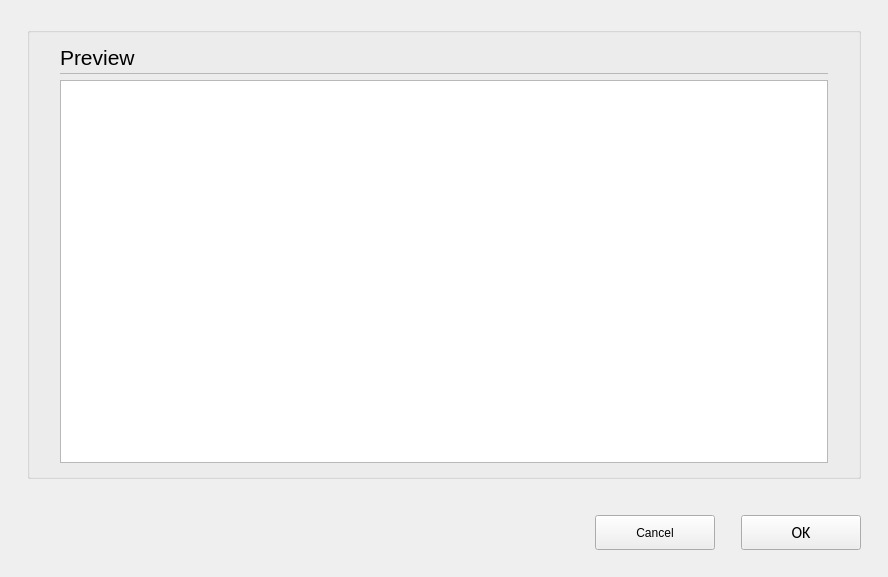
<?xml version="1.0" encoding="UTF-8"?>
<ui version="4.0">
 <class>C_SdNdeHalcConfigImportDialog</class>
 <widget class="QWidget" name="C_SdNdeHalcConfigImportDialog">
  <property name="geometry">
   <rect>
    <x>0</x>
    <y>0</y>
    <width>888</width>
    <height>577</height>
   </rect>
  </property>
  <property name="windowTitle">
   <string>C_SdNdeHalcConfigImportDialog</string>
  </property>
  <layout class="QVBoxLayout" name="verticalLayout">
   <property name="leftMargin">
    <number>27</number>
   </property>
   <property name="topMargin">
    <number>27</number>
   </property>
   <property name="rightMargin">
    <number>27</number>
   </property>
   <property name="bottomMargin">
    <number>0</number>
   </property>
   <item>
    <widget class="stw::opensyde_gui_elements::C_OgeGbx" name="pc_GroupBoxGeneral_5">
     <property name="title">
      <string/>
     </property>
     <layout class="QVBoxLayout" name="verticalLayout_6">
      <property name="spacing">
       <number>0</number>
      </property>
      <property name="leftMargin">
       <number>30</number>
      </property>
      <property name="rightMargin">
       <number>30</number>
      </property>
      <property name="bottomMargin">
       <number>13</number>
      </property>
      <item>
       <layout class="QHBoxLayout" name="horizontalLayout_7" stretch="0,1">
        <property name="spacing">
         <number>6</number>
        </property>
        <item>
         <widget class="stw::opensyde_gui_elements::C_OgeLabContextMenuBase" name="pc_LabelHeadingPreview">
          <property name="styleRole" stdset="0">
           <string>heading-group-bold</string>
          </property>
          <property name="minimumSize">
           <size>
            <width>0</width>
            <height>30</height>
           </size>
          </property>
          <property name="maximumSize">
           <size>
            <width>16777215</width>
            <height>30</height>
           </size>
          </property>
          <property name="font">
           <font>
            <family>Segoe UI</family>
            <pointsize>16</pointsize>
           </font>
          </property>
          <property name="text">
           <string>Preview</string>
          </property>
         </widget>
        </item>
        <item>
         <spacer name="horizontalSpacer_10">
          <property name="orientation">
           <enum>Qt::Horizontal</enum>
          </property>
          <property name="sizeHint" stdset="0">
           <size>
            <width>40</width>
            <height>1</height>
           </size>
          </property>
         </spacer>
        </item>
       </layout>
      </item>
      <item>
       <layout class="QHBoxLayout" name="horizontalLayout_20" stretch="0">
        <property name="spacing">
         <number>0</number>
        </property>
        <property name="topMargin">
         <number>1</number>
        </property>
        <property name="rightMargin">
         <number>0</number>
        </property>
        <property name="bottomMargin">
         <number>0</number>
        </property>
        <item>
         <widget class="stw::opensyde_gui_elements::C_OgeFraSeparator" name="pc_Frame_3">
          <property name="minimumSize">
           <size>
            <width>0</width>
            <height>1</height>
           </size>
          </property>
          <property name="maximumSize">
           <size>
            <width>16777215</width>
            <height>1</height>
           </size>
          </property>
          <property name="frameShape">
           <enum>QFrame::StyledPanel</enum>
          </property>
          <property name="frameShadow">
           <enum>QFrame::Raised</enum>
          </property>
         </widget>
        </item>
       </layout>
      </item>
      <item>
       <spacer name="verticalSpacer_6">
        <property name="orientation">
         <enum>Qt::Vertical</enum>
        </property>
        <property name="sizeType">
         <enum>QSizePolicy::Fixed</enum>
        </property>
        <property name="sizeHint" stdset="0">
         <size>
          <width>6</width>
          <height>6</height>
         </size>
        </property>
       </spacer>
      </item>
      <item>
       <widget class="stw::opensyde_gui::C_SdNdeHalcConfigImportView" name="pc_TreeView"/>
      </item>
     </layout>
    </widget>
   </item>
   <item>
    <spacer name="pc_VerticalSpacerButtonsObove">
     <property name="orientation">
      <enum>Qt::Vertical</enum>
     </property>
     <property name="sizeType">
      <enum>QSizePolicy::Fixed</enum>
     </property>
     <property name="sizeHint" stdset="0">
      <size>
       <width>20</width>
       <height>30</height>
      </size>
     </property>
    </spacer>
   </item>
   <item>
    <layout class="QHBoxLayout" name="horizontalLayout_22">
     <item>
      <spacer name="horizontalSpacer_9">
       <property name="orientation">
        <enum>Qt::Horizontal</enum>
       </property>
       <property name="sizeHint" stdset="0">
        <size>
         <width>40</width>
         <height>20</height>
        </size>
       </property>
      </spacer>
     </item>
     <item>
      <widget class="stw::opensyde_gui_elements::C_OgePubCancel" name="pc_PushButtonCancel">
       <property name="minimumSize">
        <size>
         <width>120</width>
         <height>35</height>
        </size>
       </property>
       <property name="maximumSize">
        <size>
         <width>120</width>
         <height>35</height>
        </size>
       </property>
       <property name="text">
        <string>Cancel</string>
       </property>
      </widget>
     </item>
     <item>
      <spacer name="horizontalSpacer">
       <property name="orientation">
        <enum>Qt::Horizontal</enum>
       </property>
       <property name="sizeType">
        <enum>QSizePolicy::Fixed</enum>
       </property>
       <property name="sizeHint" stdset="0">
        <size>
         <width>20</width>
         <height>20</height>
        </size>
       </property>
      </spacer>
     </item>
     <item>
      <widget class="stw::opensyde_gui_elements::C_OgePubDialog" name="pc_PushButtonOk">
       <property name="minimumSize">
        <size>
         <width>120</width>
         <height>35</height>
        </size>
       </property>
       <property name="maximumSize">
        <size>
         <width>120</width>
         <height>35</height>
        </size>
       </property>
       <property name="font">
        <font>
         <family>Calibri</family>
         <pointsize>12</pointsize>
        </font>
       </property>
       <property name="text">
        <string>OK</string>
       </property>
      </widget>
     </item>
    </layout>
   </item>
   <item>
    <spacer name="verticalSpacer_7">
     <property name="orientation">
      <enum>Qt::Vertical</enum>
     </property>
     <property name="sizeType">
      <enum>QSizePolicy::Fixed</enum>
     </property>
     <property name="sizeHint" stdset="0">
      <size>
       <width>20</width>
       <height>27</height>
      </size>
     </property>
    </spacer>
   </item>
  </layout>
 </widget>
 <customwidgets>
  <customwidget>
   <class>stw::opensyde_gui_elements::C_OgeLabContextMenuBase</class>
   <extends>QLabel</extends>
   <header>C_OgeLabContextMenuBase.hpp</header>
  </customwidget>
  <customwidget>
   <class>stw::opensyde_gui_elements::C_OgeFraSeparator</class>
   <extends>QFrame</extends>
   <header>C_OgeFraSeparator.hpp</header>
   <container>1</container>
  </customwidget>
  <customwidget>
   <class>stw::opensyde_gui_elements::C_OgePubDialog</class>
   <extends>QPushButton</extends>
   <header>C_OgePubDialog.hpp</header>
  </customwidget>
  <customwidget>
   <class>stw::opensyde_gui_elements::C_OgeGbx</class>
   <extends>QGroupBox</extends>
   <header>C_OgeGbx.hpp</header>
   <container>1</container>
  </customwidget>
  <customwidget>
   <class>stw::opensyde_gui_elements::C_OgePubCancel</class>
   <extends>QPushButton</extends>
   <header>C_OgePubCancel.hpp</header>
  </customwidget>
  <customwidget>
   <class>stw::opensyde_gui::C_SdNdeHalcConfigImportView</class>
   <extends>QTreeView</extends>
   <header>C_SdNdeHalcConfigImportView.hpp</header>
  </customwidget>
 </customwidgets>
 <resources/>
 <connections/>
</ui>
